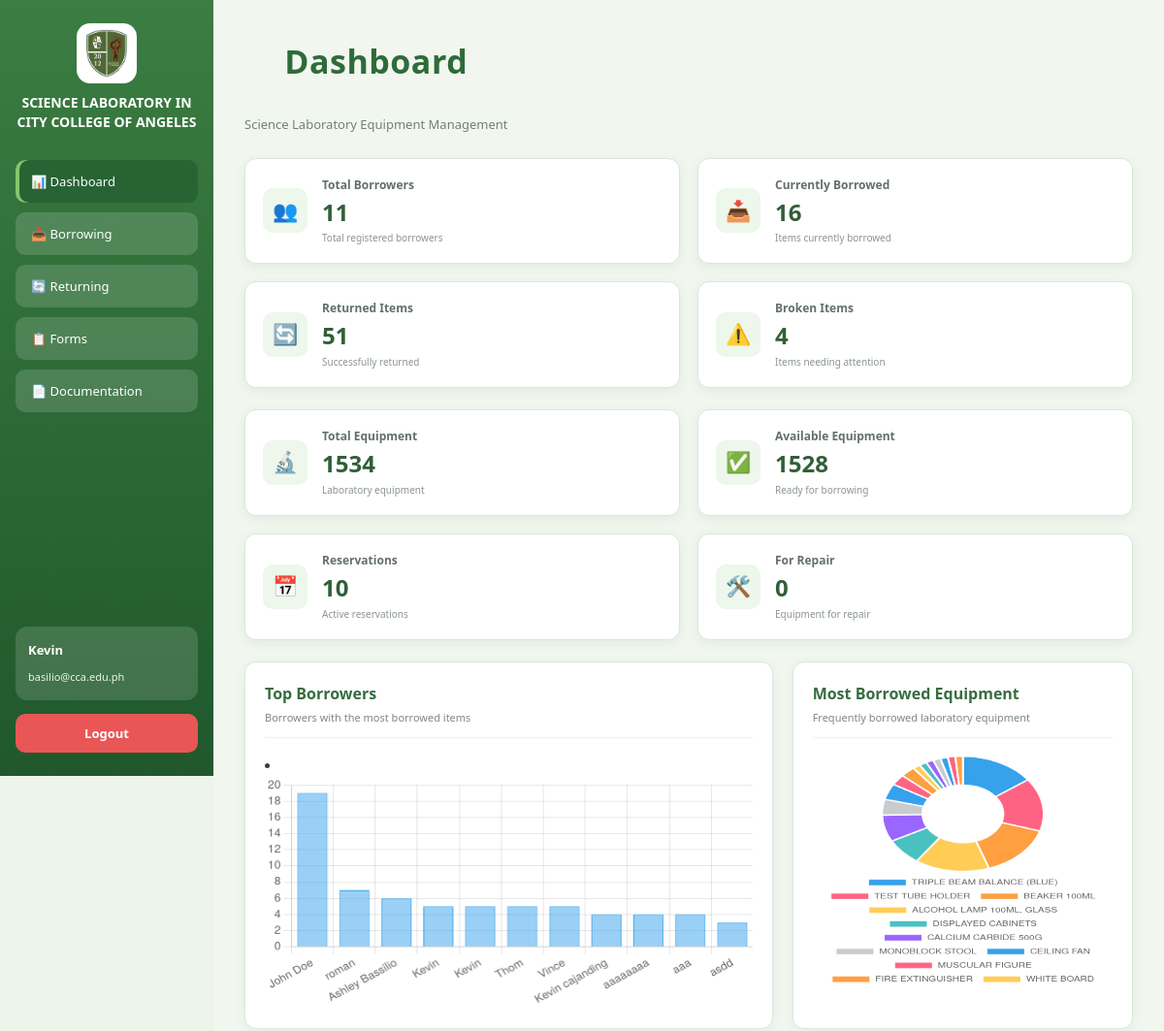
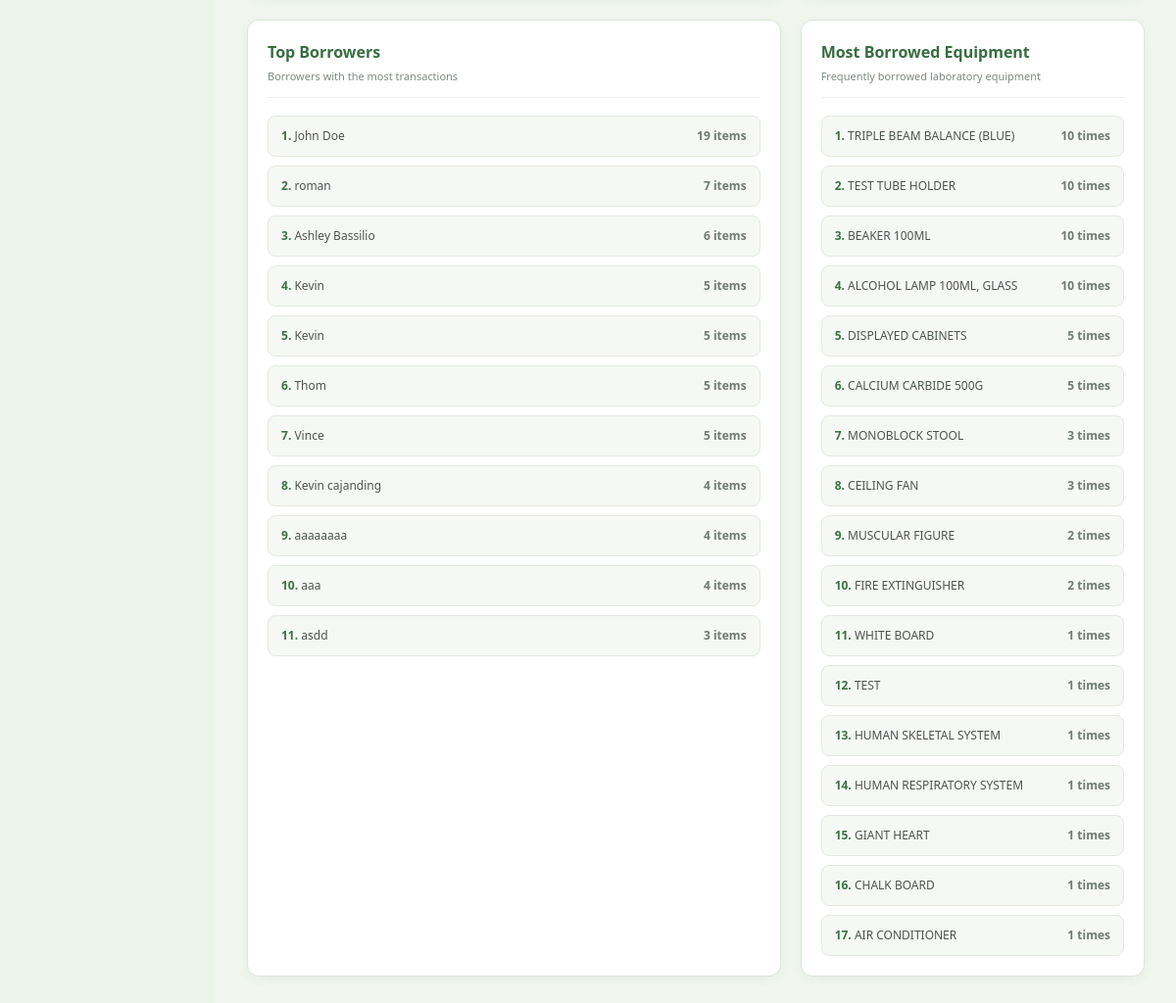
The page /dashboard (signed in) on the database its author committed (2 pictures, top to bottom).
### tables this page shows
CREATE TABLE "Borrower" (
	"SchoolID"	TEXT,
	"BorrowerName"	TEXT NOT NULL,
	"Email"	TEXT NOT NULL,
	"Department"	TEXT NOT NULL,
	"Contact"	INTEGER NOT NULL,
	"Remarks"	TEXT,
	PRIMARY KEY("SchoolID")
);

CREATE TABLE "Items" (
	"ItemID"	INTEGER,
	"Code"	TEXT NOT NULL,
	"Category"	TEXT NOT NULL,
	"Type"	TEXT NOT NULL,
	"Status"	TEXT NOT NULL,
	"Remarks"	TEXT,
	"Class"	TEXT,
	PRIMARY KEY("ItemID")
);

### app.py (the view)
@app.route('/dashboard')
@isLogin
def dashboard():
    conn = sqlite3.connect(DB_PATH, timeout=5)
    conn.row_factory = sqlite3.Row
    cur = conn.cursor()
    cur.execute("""
        SELECT
            Borrower.BorrowerName,
            Borrower.SchoolID,
            COUNT(Log.LogID) AS TotalBorrowed
        FROM Log
        JOIN Borrower
            ON Log.SchoolID = Borrower.SchoolID
        GROUP BY Borrower.SchoolID
        ORDER BY TotalBorrowed DESC

    """)
    top_borrowers = cur.fetchall()
    cur.execute("""
        SELECT
            Items.Type,
            COUNT(Log.ItemID) AS BorrowCount
        FROM Log
        JOIN Items
            ON Log.ItemID = Items.ItemID
        GROUP BY Items.Type
        ORDER BY BorrowCount DESC

    """)
    top_items = cur.fetchall()
    cur.execute("""
    SELECT COUNT(*) AS Total
    FROM Borrower
""")
    Borrowers = cur.fetchone()
    cur.execute("""
        SELECT COUNT(*) AS Borrowings
        FROM Log
        WHERE DateReturned is NULL
    """)
    Borrowing = cur.fetchone()
    cur.execute("""
        SELECT COUNT(*) AS Return
        FROM Log
        WHERE DateReturned IS NOT NULL
    """)
    Returned = cur.fetchone()
    cur.execute("""
        SELECT COUNT(*) AS Item
        FROM Items
    """)
    Items = cur.fetchone()
    cur.execute("""
        SELECT COUNT(*) AS Available
        FROM Items WHERE Status = 'AVAILABLE'
    """)
    Available = cur.fetchone()
    cur.execute("""
            SELECT COUNT(*) AS BROKEN
            FROM Items WHERE Status = 'BROKEN'
        """)
    Broken = cur.fetchone()
    cur.execute("""
        SELECT COUNT(DISTINCT ID) AS RESERVED
        FROM Reservation
    """)
    Reserved = cur.fetchone()
    cur.execute("""
        SELECT COUNT(*) AS REPAIR
        FROM Items WHERE Status = 'FORREPAIR'
    """)
    forRepair = cur.fetchone()
    conn.close()
    return render_template('dashboard.html',forRepair = forRepair, dateFiled = date.today().isoformat(), Reserved=Reserved, Broken = Broken,Items=Items,Available = Available , Returned=Returned, Borrower=Borrowers, ss=88, Borrowing = Borrowing, top_borrowers=top_borrowers, top_items=top_items)

### app.py (called while the page is built)
def isLogin(func):
    @wraps(func)
    def wrapper(*args, **kwargs):
        if 'username' not in session:
            return render_template('login.html')
        return func(*args, **kwargs)
    return wrapper

### templates/dashboard.html (shortened to what this page needs)
<!DOCTYPE html>
<html>
<head>
    <link rel="stylesheet" href="{{ url_for('static', filename='dashboard.css') }}">
</head>
<body>
<div class="container">
<div class="sidebar">
    <div class="logo-header">
        <img src="{{ url_for('static', filename='images/logo.png') }}" class="logo">
        <h2 class="title">SCIENCE LABORATORY IN CITY COLLEGE OF ANGELES</h2>
    </div>
    <button class="menu-btn active" onclick="location.href='dashboard'">📊 Dashboard</button>
    <button class="menu-btn" onclick="location.href='borrow'">📥 Borrowing</button>
    <button class="menu-btn" onclick="location.href='returning'">🔄 Returning</button>
    <button class="menu-btn" onclick="location.href='broken'">📋 Forms</button>
    <button class="menu-btn" onclick="location.href='documentation'">📄 Documentation</button>
    <div class="user-box">
        <p class="name">{{   session['username']   }}</p>
        <small>basilio@cca.edu.ph</small>
    </div>
    <button class="logout-btn" onclick="logout()">Logout</button>
</div>
<div class="main">
    <div class="dashboard-header">
        <div>
            <h2 class="page-title">Dashboard</h2>
            <p class="dashboard-subtitle">Science Laboratory Equipment Management</p>
        </div>
    </div>
    <div class="summary-container">
        <div class="summary-card">
            <div class="summary-icon">👥</div>
            <div>
                <h4>Total Borrowers</h4>
                <h2>{{ Borrower.Total }}</h2>
                <p>Total registered borrowers</p>
            </div>
        </div>
        <div class="summary-card">
            <div class="summary-icon">📥</div>
            <div>
                <h4>Currently Borrowed</h4>
                <h2>{{ Borrowing["Borrowings"]|default(0) }}</h2>
                <p>Items currently borrowed</p>
            </div>
        </div>
        <div class="summary-card">
            <div class="summary-icon">🔄</div>
            <div>
                <h4>Returned Items</h4>
                <h2>{{ Returned["Return"]|default(0) }}</h2>
                <p>Successfully returned</p>
            </div>
        </div>
        <div class="summary-card">
            <div class="summary-icon">⚠️</div>
            <div>
                <h4>Broken Items</h4>
                <h2>{{ Broken["Broken"]|default(0) }}</h2>
                <p>Items needing attention</p>
            </div>
        </div>
    </div>
    <div class="summary-container">
        <div class="summary-card">
            <div class="summary-icon">🔬</div>
            <div>
                <h4>Total Equipment</h4>
                <h2>{{ Items["Item"]|default(0) }}</h2>
                <p>Laboratory equipment</p>
            </div>
        </div>
        <div class="summary-card">
            <div class="summary-icon">✅</div>
            <div>
                <h4>Available Equipment</h4>
                <h2>{{ Available["Available"]|default(0) }}</h2>
                <p>Ready for borrowing</p>
            </div>
        </div>
        <div class="summary-card">
            <div class="summary-icon">📅</div>
            <div>
                <h4>Reservations</h4>
                <h2>{{ Reserved["Reserved"]|default(0) }}</h2>
                <p>Active reservations</p>
            </div>
        </div>
        <div class="summary-card">
            <div class="summary-icon">🛠️</div>
            <div>
                <h4>For Repair</h4>
                <h2>{{ forRepair["forRepair"]|default(0) }}</h2>
                <p>Equipment for repair</p>
            </div>
        </div>
    </div>
    <div class="dashboard-grid">
        <div class="dashboard-card large-card">
            <div class="card-header">
                <div>
                    <h3>Top Borrowers</h3>
                    <p>Borrowers with the most borrowed items</p>
                </div>
            </div>
<li>
            <canvas id="borrowerChart"></canvas>
        </div>
        <div class="dashboard-card">
            <div class="card-header">
                <div>
                    <h3>Most Borrowed Equipment</h3>
                    <p>Frequently borrowed laboratory equipment</p>
                </div>
            </div>
            <canvas id="equipmentChart"></canvas>
        </div>
    </div>
    <div class="dashboard-grid">
        <div class="dashboard-card">
            <div class="card-header">
                <div>
                    <h3>Top Borrowers</h3>
                    <p>Borrowers with the most transactions</p>
                </div>
            </div>
            <ul class="analytics-list">
                {% for row in top_borrowers %}
                <li>
                    <span><strong>{{ loop.index }}.</strong> {{ row["BorrowerName"] }}</span>
                    <span>{{ row["TotalBorrowed"] }} items</span>
                </li>
                {% else %}
                <li><span>No borrowing data available</span></li>
                {% endfor %}
            </ul>
        </div>
        <div class="dashboard-card">
            <div class="card-header">
                <div>
                    <h3>Most Borrowed Equipment</h3>
                    <p>Frequently borrowed laboratory equipment</p>
                </div>
            </div>
            <ul class="analytics-list">
                {% for row in top_items %}
                <li>
                    <span><strong>{{ loop.index }}.</strong> {{ row["Type"] }}</span>
                    <span>{{ row["BorrowCount"] }} times</span>
                </li>
                {% else %}
                <li><span>No equipment data available</span></li>
                {% endfor %}
            </ul>
        </div>
    </div>
<script>
document.addEventListener("DOMContentLoaded",function(){
    const borrowerElement=document.getElementById("borrowerData");
    const equipmentElement=document.getElementById("equipmentData");
    if(borrowerElement){
        const borrowerData=JSON.parse(borrowerElement.textContent);
        new Chart(document.getElementById("borrowerChart"),{
            type:"bar",
            data:{
                labels:borrowerData.names,
                datasets:[{
                    label:"Items Borrowed",
                    data:borrowerData.values,
                    borderWidth:1
                }]
            },
            options:{
                responsive:true,
                maintainAspectRatio:false,
                scales:{
                    y:{
                        beginAtZero:true,
                        ticks:{precision:0}
                    }
                },
                plugins:{
                    legend:{display:false}
                }
            }
        });
    }
    if(equipmentElement){
        const equipmentData=JSON.parse(equipmentElement.textContent);
        new Chart(document.getElementById("equipmentChart"),{
            type:"doughnut",
            data:{
                labels:equipmentData.names,
                datasets:[{
                    label:"Borrow Count",
                    data:equipmentData.values,
                    borderWidth:2
                }]
            },
            options:{
                responsive:true,
                maintainAspectRatio:false,
                plugins:{
                    legend:{
                        position:"bottom",
                        labels:{
                            font:{size:10}
                        }
                    }
                }
            }
        });
    }
});
</script>
</body>
</html>

### rows shown on the page
Borrower: BorrowerName "John Doe", TotalBorrowed "19"
Borrower: BorrowerName "roman", TotalBorrowed "7"
Borrower: BorrowerName "Ashley Bassilio", TotalBorrowed "6"
Borrower: BorrowerName "Kevin", TotalBorrowed "5"
Borrower: BorrowerName "Kevin", TotalBorrowed "5"
Borrower: BorrowerName "Thom", TotalBorrowed "5"
Borrower: BorrowerName "Vince", TotalBorrowed "5"
Borrower: BorrowerName "Kevin cajanding", TotalBorrowed "4"
Borrower: BorrowerName "aaaaaaaa", TotalBorrowed "4"
Borrower: BorrowerName "aaa", TotalBorrowed "4"
Borrower: BorrowerName "asdd", TotalBorrowed "3"
Items: Type "DISPLAYED CABINETS", BorrowCount "5"

### other values the page prints
{{ session['username'] }} "Kevin"
{{ Borrower.Total }} "11"
{{ Borrowing["Borrowings"]|default(0) }} "16"
{{ Returned["Return"]|default(0) }} "51"
{{ Broken["Broken"]|default(0) }} "4"
{{ Items["Item"]|default(0) }} "1534"
{{ Available["Available"]|default(0) }} "1528"
{{ Reserved["Reserved"]|default(0) }} "10"
{{ forRepair["forRepair"]|default(0) }} "0"
{{ row["Type"] }} "TRIPLE BEAM BALANCE (BLUE)" "TEST TUBE HOLDER" "BEAKER 100ML" "ALCOHOL LAMP 100ML, GLASS" "CALCIUM CARBIDE 500G" "MONOBLOCK STOOL" "CEILING FAN" "MUSCULAR FIGURE" "FIRE EXTINGUISHER" "WHITE BOARD" "TEST" "HUMAN SKELETAL SYSTEM" "HUMAN RESPIRATORY SYSTEM" "GIANT HEART" "CHALK BOARD" "AIR CONDITIONER"
{{ row["BorrowCount"] }} "10" "10" "10" "10" "5" "3" "3" "2" "2" "1" "1" "1" "1" "1" "1" "1"
